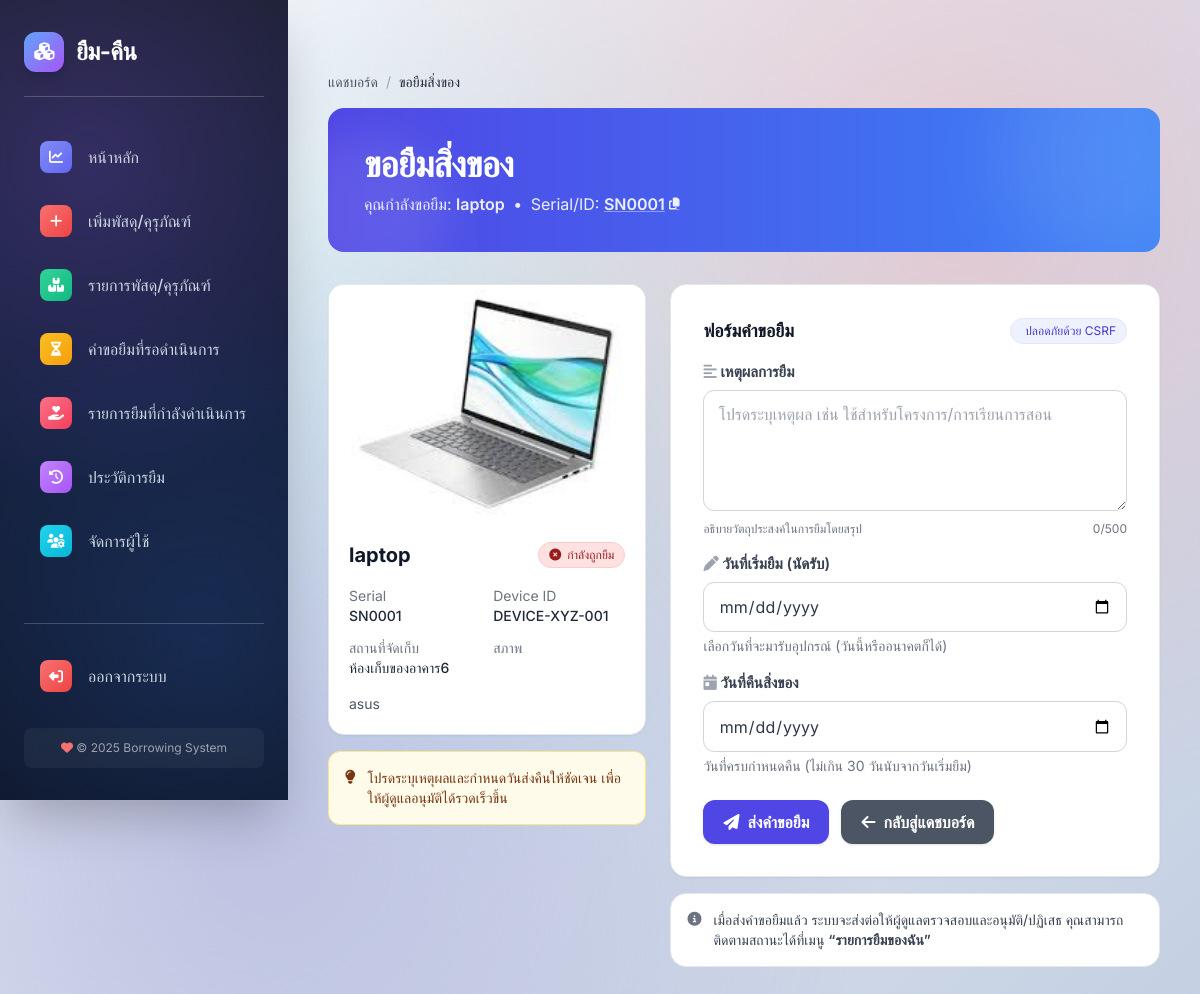
Page /borrowing/borrow-item/4/ (signed in) on the committed database.
### borrowing/models.py (models this page shows, shortened)
class Asset(models.Model):
    item = models.ForeignKey(
        Item, on_delete=models.CASCADE, related_name='assets',
        verbose_name="ประเภทสิ่งของ", db_index=True
    )
    serial_number = models.CharField(max_length=255, blank=True, null=True, unique=True, verbose_name="หมายเลขซีเรียล")
    device_id = models.CharField(max_length=255, blank=True, null=True, unique=True, verbose_name="ID อุปกรณ์")
    location = models.CharField(max_length=255, blank=True, null=True, verbose_name="ตำแหน่ง")
    added_at = models.DateTimeField(auto_now_add=True, db_index=True, null=True, verbose_name="วันที่เพิ่มเข้าระบบ")
    STATUS_CHOICES = [
        ('available', 'พร้อมใช้งาน'),
        ('on_loan', 'กำลังถูกยืม'),
        ('maintenance', 'บำรุงรักษา'),
        ('retired', 'ปลดระวาง'),
    ]
    status = models.CharField(max_length=20, choices=STATUS_CHOICES, default='available', verbose_name="สถานะ", db_index=True)
    class Meta:
        verbose_name = "อุปกรณ์"
        verbose_name_plural = "อุปกรณ์"
        constraints = [
            models.CheckConstraint(
                check=Q(serial_number__isnull=False) | Q(device_id__isnull=False),
                name="asset_sn_or_deviceid_required",
            ),
        ]

class Item(models.Model):
    organization = models.ForeignKey(
        Organization, on_delete=models.CASCADE, verbose_name="องค์กร", db_index=True
    )
    name = models.CharField(max_length=255, verbose_name="ชื่อประเภทสิ่งของ")
    description = models.TextField(blank=True, verbose_name="รายละเอียด")
    total_quantity = models.IntegerField(default=0, verbose_name="จำนวนทั้งหมด")
    available_quantity = models.IntegerField(default=0, verbose_name="จำนวนที่เหลืออยู่")
    image = models.ImageField(upload_to='item_images/', blank=True, null=True, verbose_name="รูปภาพสิ่งของ")
    category = models.ForeignKey(
        ItemCategory, null=True, blank=True,
        on_delete=models.SET_NULL, related_name='items',
        verbose_name="หมวดอุปกรณ์"
    )
    added_at = models.DateTimeField(auto_now_add=True, verbose_name="วันที่เพิ่ม")
    class Meta:
        verbose_name = "ประเภทสิ่งของ"
        verbose_name_plural = "ประเภทสิ่งของ"
        constraints = [
            models.UniqueConstraint(
                fields=['organization', 'name'],
                name='unique_item_name_per_org'
            )
        ]

### borrowing/views.py (the view)
# urls.py: path('borrow-item/<int:asset_id>/', views.borrow_item, name='borrow_item'),
@login_required
def borrow_item(request, asset_id):
    asset = get_object_or_404(
        Asset.objects.select_related("item__organization"),
        id=asset_id
    )
    if request.method == 'POST':
        form = LoanRequestForm(request.POST)
        if form.is_valid():
            start_date = form.cleaned_data['start_date']
            due_date = form.cleaned_data['due_date']
            reason = form.cleaned_data['reason']
            with transaction.atomic():
                asset_locked = Asset.objects.select_for_update().select_related("item__organization").get(id=asset_id)
                conflict = Loan.objects.filter(
                    asset=asset_locked,
                    status__in=['pending', 'approved', 'on_loan'],
                    start_date__lte=due_date,
                    due_date__gte=start_date,
                ).exists()
                if conflict:
                    messages.error(
                        request,
                        f"มีการจองอุปกรณ์ชิ้นนี้ทับช่วงวันที่ {start_date:%d/%m/%Y} ถึง {due_date:%d/%m/%Y} แล้ว กรุณาเลือกช่วงอื่น"
                    )
                    return redirect('user_dashboard')
                Loan.objects.create(
                    asset=asset_locked,
                    borrower=request.user,
                    reason=reason,
                    start_date=start_date,
                    due_date=due_date,
                    status='pending',
                )
                admin_users = CustomUser.objects.filter(
                    organization=asset_locked.item.organization,
                    is_org_admin=True,
                    is_active=True
                )
                for admin in admin_users:
                    Notification.objects.create(
                        user=admin,
                        message=f'คำขอยืมใหม่จาก {request.user.get_full_name() or request.user.username} '
                                f'สำหรับ "{asset_locked.item.name}" (องค์กร: {asset_locked.item.organization.name})'
                    )
            messages.success(
                request,
                f'ส่งคำขอยืม "{asset.item.name}" (องค์กร: {asset.item.organization.name}) สำเร็จ โปรดรอแอดมินอนุมัติ'
            )
            return redirect('my_borrowed_items_history')
    else:
        form = LoanRequestForm()
    return render(request, 'borrowing/borrow_item.html', {
        'asset': asset,
        'form': form,
        'owner_org': asset.item.organization,
    })

### borrowing/forms.py (shortened to what this page needs)
class LoanRequestForm(forms.ModelForm):
    start_date = forms.DateField(
        label="วันที่เริ่มยืม (นัดรับ)",
        widget=forms.DateInput(attrs={'type': 'date', 'class': 'form-control'}),
        help_text="เลือกวันที่จะมารับอุปกรณ์ (วันนี้หรืออนาคตก็ได้)"
    )
    due_date = forms.DateField(
        label="วันที่คืนสิ่งของ",
        widget=forms.DateInput(attrs={'type': 'date', 'class': 'form-control'}),
        help_text="วันที่ครบกำหนดคืน (ไม่เกิน 30 วันนับจากวันเริ่มยืม)"
    )
    class Meta:
        model = Loan
        fields = ['reason', 'start_date', 'due_date']
        labels = {
            'reason': "เหตุผลการยืม",
        }
        widgets = {
            'reason': forms.Textarea(attrs={
                'rows': 4,
                'placeholder': 'โปรดระบุเหตุผล เช่น ใช้สำหรับโครงการ/การเรียนการสอน'
            })
        }

### users/context_processors.py (called while the page is built)
def unread_notifications_count(request):
    if request.user.is_authenticated:
        count = Notification.objects.filter(user=request.user, is_read=False).count()
        return {'unread_notifications_count': count}
    return {'unread_notifications_count': 0} # หากผู้ใช้ยังไม่ได้ล็อกอิน ให้ส่ง 0

### borrowing/templates/borrowing/borrow_item.html (shortened to what this page needs)
{% extends 'users/base.html' %}
{% block content %}
<div class="max-w-5xl mx-auto my-10 px-4">
<nav class="mb-4 text-sm text-gray-600">
<ol class="flex items-center gap-2">
<li><a href="{% url 'user_dashboard' %}" class="hover:underline">แดชบอร์ด</a></li>
<li class="text-gray-400">/</li>
<li class="text-gray-800 font-medium">ขอยืมสิ่งของ</li>
</ol>
</nav>
<div class="relative overflow-hidden rounded-2xl bg-gradient-to-r from-indigo-600 to-blue-500 text-white p-7 md:p-9 mb-8">
    <div class="relative z-10">
        <h1 class="text-3xl md:text-4xl font-extrabold tracking-tight">ขอยืมสิ่งของ</h1>
        <p class="mt-2 text-white/90">
            คุณกำลังขอยืม: <span class="font-semibold">{{ asset.item.name }}</span>
            <span class="mx-1">•</span>
            Serial/ID: <button id="copy-id" type="button" class="inline-flex items-center gap-1 font-semibold underline decoration-white/40 hover:decoration-white" data-copy="{{ asset.serial_number|default:asset.device_id|default:'N/A' }}">
                {{ asset.serial_number|default:asset.device_id|default:"N/A" }}
                <i class="fas fa-copy text-xs"></i>
            </button>
        </p>
    </div>
    <div class="absolute -right-16 -top-16 w-56 h-56 rounded-full bg-white/10 blur-2xl"></div>
    <div class="absolute -left-10 -bottom-10 w-40 h-40 rounded-full bg-white/10 blur-xl"></div>
</div>
<div class="grid grid-cols-1 lg:grid-cols-5 gap-6">
    <aside class="lg:col-span-2">
        <div class="bg-white rounded-2xl border border-gray-200 shadow-sm overflow-hidden">
            <div class="aspect-[4/3] bg-gray-100">
                {% if asset.item.image %}
                    <img src="{{ asset.item.image.url }}" alt="{{ asset.item.name }}" class="w-full h-full object-cover">
                {% else %}
                    <div class="w-full h-full grid place-items-center text-gray-400">
                        <i class="fas fa-image text-4xl"></i>
                        <span class="mt-1 text-sm">ไม่มีรูปภาพ</span>
                    </div>
                {% endif %}
            </div>
            <div class="p-5">
                <div class="flex items-start justify-between gap-3">
                    <h2 class="text-xl font-bold text-gray-900 leading-snug">{{ asset.item.name }}</h2>
                    {% if asset.status == 'available' %}
                        <span class="shrink-0 inline-flex items-center gap-1.5 text-xs font-medium px-2.5 py-1 rounded-full bg-green-100 text-green-800 border border-green-200">
                            <i class="fas fa-check-circle"></i> พร้อมให้ยืม
                        </span>
                    {% else %}
                        <span class="shrink-0 inline-flex items-center gap-1.5 text-xs font-medium px-2.5 py-1 rounded-full bg-red-100 text-red-800 border border-red-200">
                            <i class="fas fa-times-circle"></i> {{ asset.get_status_display }}
                        </span>
                    {% endif %}
                </div>
                <dl class="mt-4 grid grid-cols-2 gap-3 text-sm">
                    <div>
                        <dt class="text-gray-500">Serial</dt>
                        <dd class="font-medium text-gray-800">{{ asset.serial_number|default:"-" }}</dd>
                    </div>
                    <div>
                        <dt class="text-gray-500">Device ID</dt>
                        <dd class="font-medium text-gray-800">{{ asset.device_id|default:"-" }}</dd>
                    </div>
                    <div>
                        <dt class="text-gray-500">สถานที่จัดเก็บ</dt>
                        <dd class="font-medium text-gray-800">{{ asset.location|default:"-" }}</dd>
                    </div>
                    <div>
                        <dt class="text-gray-500">สภาพ</dt>
                    </div>
                </dl>
                {% if asset.item.description %}
                    <p class="mt-4 text-sm text-gray-600">{{ asset.item.description }}</p>
                {% endif %}
            </div>
        </div>
        <div class="mt-4 rounded-xl border border-amber-200 bg-amber-50 text-amber-900 p-4 text-sm">
            <div class="flex items-start gap-3">
                <i class="fas fa-lightbulb mt-0.5"></i>
                <p>โปรดระบุเหตุผลและกำหนดวันส่งคืนให้ชัดเจน เพื่อให้ผู้ดูแลอนุมัติได้รวดเร็วขึ้น</p>
            </div>
        </div>
    </aside>
    <section class="lg:col-span-3">
        <div class="bg-white rounded-2xl border border-gray-200 shadow-sm p-6 md:p-8">
            <div class="flex items-center justify-between mb-4">
                <h3 class="text-lg font-bold text-gray-900">ฟอร์มคำขอยืม</h3>
                <span class="inline-flex items-center gap-1 text-xs px-2.5 py-1 rounded-full bg-indigo-50 text-indigo-700 border border-indigo-100">
                     ปลอดภัยด้วย CSRF
                </span>
            </div>
            <form method="post" class="borrow-form" id="borrow-form">
                {% for field in form %}
                    <div class="form-field">
                        <label for="{{ field.id_for_label }}" class="flex items-center gap-2">
                            {% if field.name == 'reason' %}
                                <i class="fas fa-align-left text-gray-400"></i>
                            {% elif field.name == 'due_date' %}
                                <i class="fas fa-calendar-day text-gray-400"></i>
                            {% elif field.name == 'borrow_date' %}
                                <i class="fas fa-calendar-alt text-gray-400"></i>
                            {% else %}
                                <i class="fas fa-pen text-gray-400"></i>
                            {% endif %}
                            <span>{{ field.label }}</span>
                        </label>
                        {{ field }}
                        {% if field.name == 'reason' %}
                            <div class="mt-1 flex items-center justify-between text-xs text-gray-500">
                                <span>อธิบายวัตถุประสงค์ในการยืมโดยสรุป</span>
                                <span id="reason-count">0/500</span>
                            </div>
                        {% endif %}
                        {% if field.help_text %}
                            <p class="text-sm text-gray-500 mt-1">{{ field.help_text }}</p>
                        {% endif %}
                    </div>
                {% endfor %}
                <div class="mt-6 flex flex-wrap items-center gap-3">
                    <button type="submit" id="submit-btn"
                            class="inline-flex items-center gap-2 bg-indigo-600 hover:bg-indigo-700 text-white font-semibold py-2.5 px-5 rounded-xl shadow disabled:opacity-60 disabled:cursor-not-allowed">
                        <i class="fas fa-paper-plane"></i>
                        <span>ส่งคำขอยืม</span>
                    </button>
                    <a href="{% url 'user_dashboard' %}"
                       class="inline-flex items-center gap-2 bg-gray-600 hover:bg-gray-700 text-white font-semibold py-2.5 px-5 rounded-xl shadow">
                        <i class="fas fa-arrow-left"></i> กลับสู่แดชบอร์ด
                    </a>
                </div>
            </form>
        </div>
        <div class="mt-4 rounded-2xl border border-gray-200 bg-white p-4">
            <div class="flex items-start gap-3 text-sm text-gray-700">
                <i class="fas fa-info-circle mt-0.5 text-gray-500"></i>
                <p>
                    เมื่อส่งคำขอยืมแล้ว ระบบจะส่งต่อให้ผู้ดูแลตรวจสอบและอนุมัติ/ปฏิเสธ
                    คุณสามารถติดตามสถานะได้ที่เมนู <span class="font-semibold">“รายการยืมของฉัน”</span>
                </p>
            </div>
        </div>
    </section>
</div>
</div>
{% endblock content %}

### users/templates/users/base.html (style rules this page uses)
:root { --sbw:18rem; --primary-gradient: linear-gradient(135deg, #667eea 0%, #764ba2 100%); --sidebar-gradient: linear-gradient(180deg, #1a1f2e 0%, #16213e 50%, #0f172a 100%); --glass-bg: rgba(255, 255, 255, 0.1); --glass-border: rgba(255, 255, 255, 0.2); }
* { box-sizing: border-box; }
body { font-family: 'Inter', sans-serif; background: linear-gradient(135deg, #f5f7fa 0%, #c3cfe2 100%); color: #2d3748; min-height: 100vh; display: flex; position: relative; overflow-x: hidden; }
body::before { content: ''; position: fixed; inset: 0; background: radial-gradient(circle at 20% 80%, rgba(120, 119, 198, 0.3) 0%, transparent 50%), radial-gradient(circle at 80% 20%, rgba(255, 107, 107, 0.2) 0%, transparent 50%), radial-gradient(circle at 40% 40%, rgba(120, 219, 226, 0.2) 0%, transparent 50%); pointer-events: none; z-index: -1; }

### borrowing/templates/borrowing/borrow_item.html (style rules this page uses)
form.borrow-form .form-field { margin-bottom: 1rem; }
form.borrow-form .form-field label { display:block; margin-bottom: .4rem; font-weight:600; color:#374151; font-size:.95rem; }
form.borrow-form .form-field input, form.borrow-form .form-field select, form.borrow-form .form-field textarea { width:100%; border:1px solid #d1d5db; border-radius:.7rem; padding:.7rem .9rem; outline: none; transition: box-shadow .15s, border-color .15s; background:#fff; }
form.borrow-form .form-field textarea { min-height: 120px; }

### rows in the picture
Asset: item.name "laptop", serial_number "SN0001", item.image (picture), status "กำลังถูกยืม", device_id "DEVICE-XYZ-001", location "ห้องเก็บของอาคาร6", item.description "asus"

### other values in the picture
{{ field.label }} "เหตุผลการยืม" "วันที่เริ่มยืม (นัดรับ)" "วันที่คืนสิ่งของ"
{{ field.help_text }} "เลือกวันที่จะมารับอุปกรณ์ (วันนี้หรืออนาคตก็ได้)" "วันที่ครบกำหนดคืน (ไม่เกิน 30 วันนับจากวันเริ่มยืม)"
